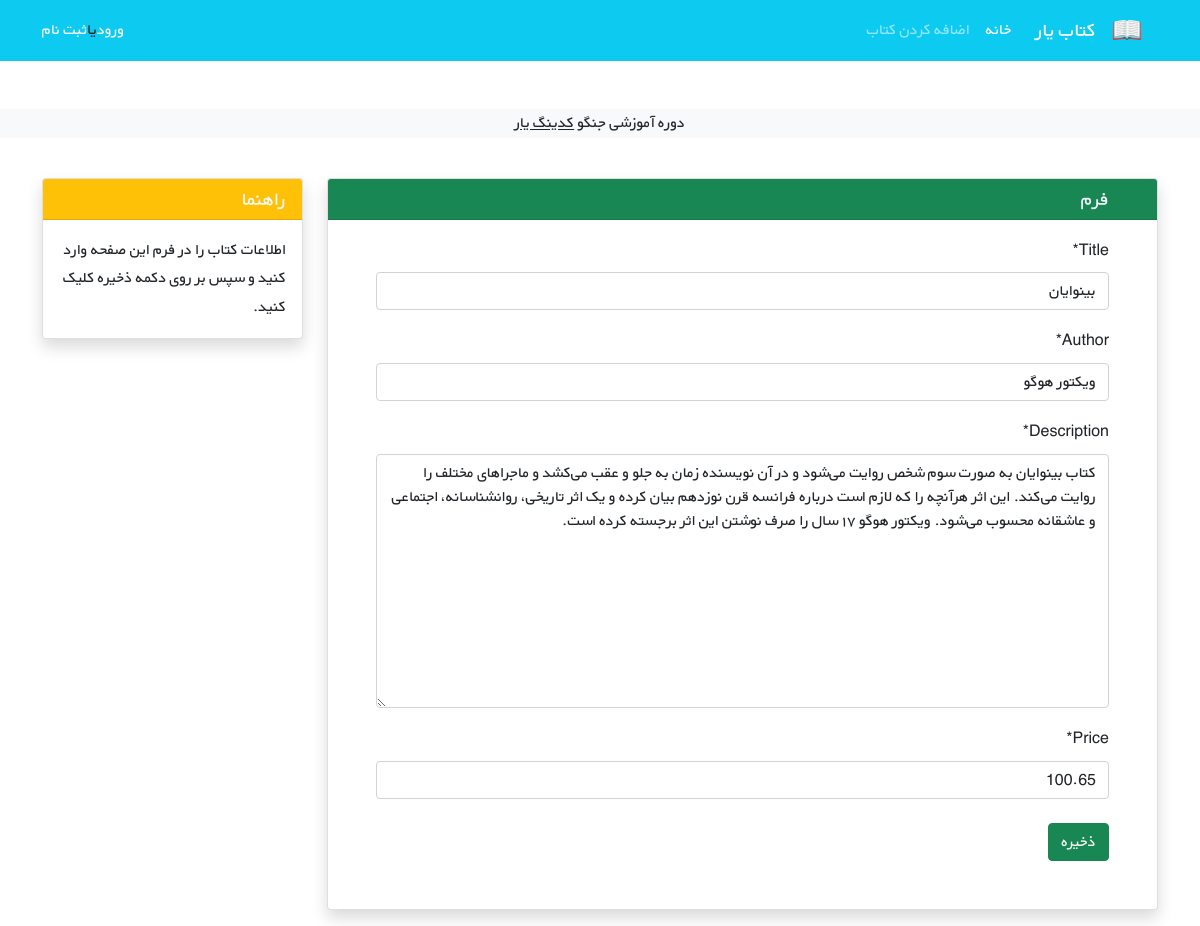
Page /books/3/update/ on the earlier database version.
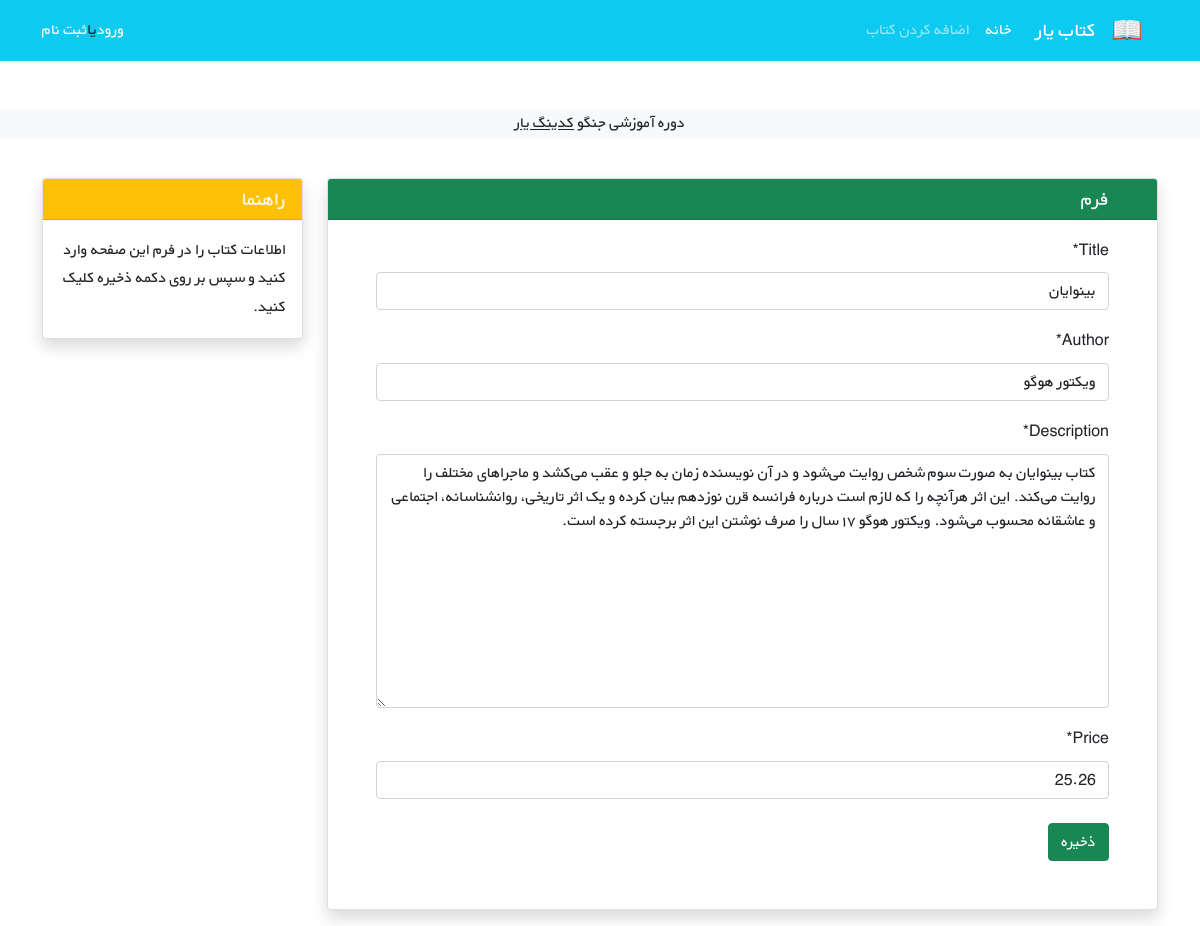
Same page on the later database version.
### books/models.py (models this page shows, shortened)
class Book(models.Model):
    title = models.CharField(max_length=200)
    author = models.CharField(max_length=111)
    description = models.TextField()
    price = models.DecimalField(max_digits=5 , decimal_places=2)

### books/views.py (the view)
# urls.py: path('<int:pk>/update/' , BookUpdateView.as_view() , name = 'book_update'),
class BookUpdateView(generic.UpdateView):
    model = Book
    template_name = 'books/book_update.html'
    fields = ['title' , 'author' , 'description' ,'price']

### books/templates/books/book_update.html (shortened to what this page needs)
{% extends '_html.html' %}
{% load crispy_forms_tags %}
{% block content %}
<div class="container mt-4" dir="rtl">
    <div class="row">
        <div class="col-9">
            <div class="card shadow my-3">
                <h5 class="card-header bg-success text-light px-5">فرم</h5>
                <div class="px-5 pt-3 pb-5">
                    <form method="POST">
                        {{ form|crispy }}
                        <button type="submit" class="btn btn-success mt-2">ذخیره</button>
                    </form>
                </div>
            </div>
        </div>
        <div class="col-3">
                <div class="card my-3 shadow">
                    <h5 class="card-header bg-warning text-light">راهنما</h5>
                    <div class="card-body">
                        <p class="card-text">
                            اطلاعات کتاب را در فرم این صفحه وارد کنید و سپس بر روی دکمه ذخیره کلیک کنید.
                        </p>
                    </div>
                </div>
        </div>
    </div>
</div>
{% endblock content %}

Differences in the rows shown:
changed Book "بینوایان": price "100.65" → "25.26"
